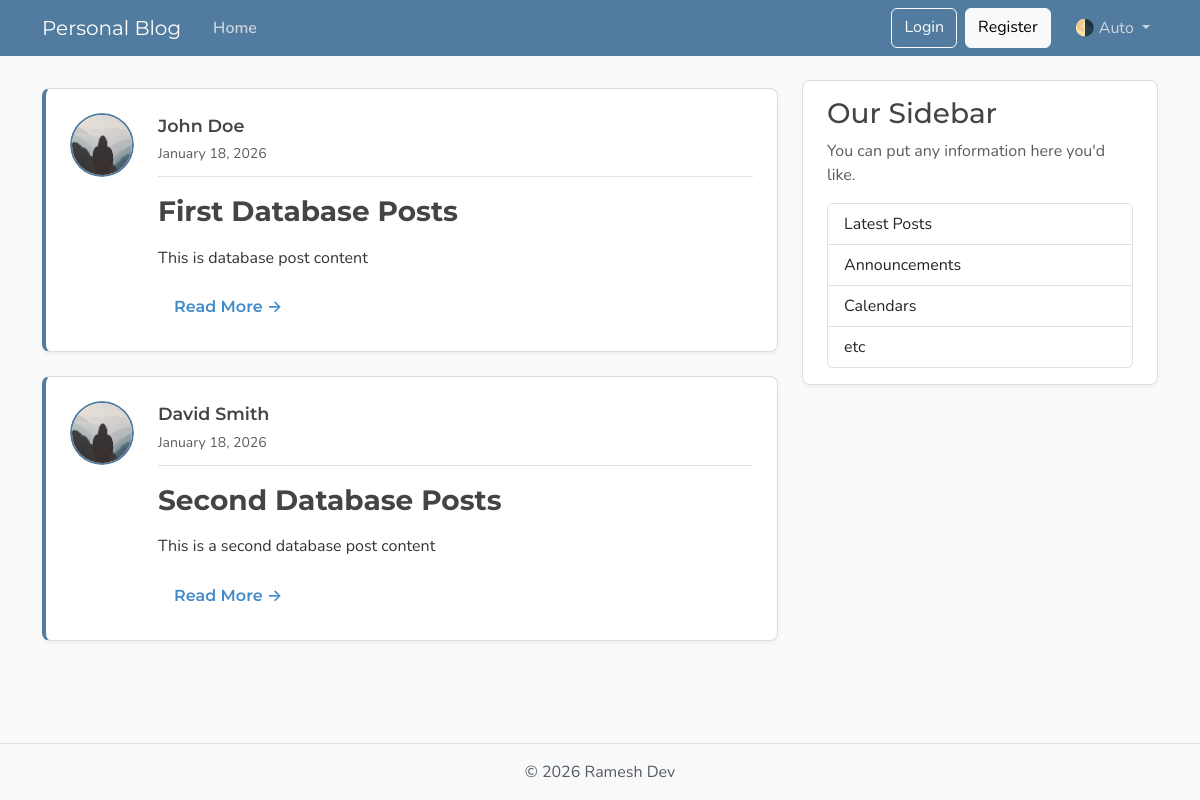
Page /posts on the earlier database version.
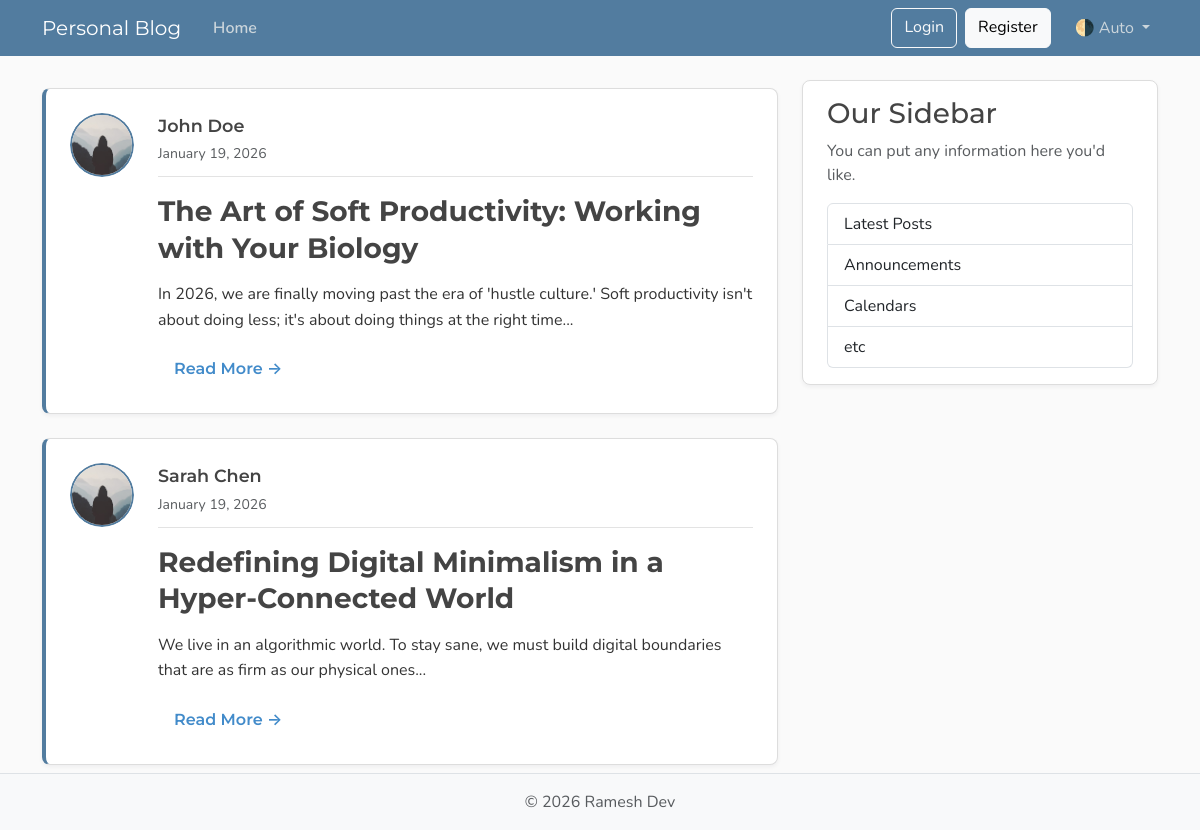
Same page on the later database version.
### models.py (models this page shows, shortened)
class Post(Base):
    __tablename__ = "posts"
    id: Mapped[int] = mapped_column(Integer, primary_key=True, index=True)
    title: Mapped[str] = mapped_column(String(100), nullable=False)
    content: Mapped[str] = mapped_column(Text, nullable=False)
    user_id: Mapped[int] = mapped_column(
        ForeignKey("users.id"),
        nullable=False,
        index=True,
    )
    date_posted: Mapped[datetime] = mapped_column(
        DateTime(timezone=True),
        default=lambda: datetime.now(UTC),
    )
    author: Mapped[User] = relationship(back_populates="posts")

class User(Base):
    __tablename__ = "users"
    id: Mapped[int] = mapped_column(Integer, primary_key=True, index=True)
    username: Mapped[str] = mapped_column(String(50), unique=True, nullable=False)
    email: Mapped[str] = mapped_column(String(120), unique=True, nullable=False)
    image_file: Mapped[str | None] = mapped_column(
        String(200),
        nullable=True,
        default=None,
    )
    posts: Mapped[list[Post]] = relationship(
        back_populates="author",
        cascade="all, delete-orphan",
    )

### main.py (the view)
@app.get("/", include_in_schema=False, name="home")
@app.get("/posts", include_in_schema=False, name="posts")
def home(request: Request, db: Annotated[Session, Depends(get_db)]):
    result = db.execute(select(models.Post))
    posts = result.scalars().all()
    return templates.TemplateResponse(
        request,
        "home.html",
        {"posts": posts, "title": "Home"},
    )

### templates/home.html
{% extends "layout.html" %}
{% block content %}
  <div class="posts-container">
    {% if posts %}
      {% for post in posts %}
        <article class="post-card content-section">
          <div class="d-flex align-items-start gap-3 gap-md-4">
            <div class="author-avatar-wrapper flex-shrink-0">
              <a href="{{ url_for("user_posts", user_id=post.author.id) }}" class="author-link">
                <img class="rounded-circle author-avatar"
                     src="{{ post.author.image_path }}"
                     alt="{{ post.author.username }}'s profile picture"
                     width="64"
                     height="64"
                     loading="lazy">
              </a>
            </div>
            <div class="post-content flex-grow-1">
              <div class="post-meta mb-3">
                <div class="d-flex align-items-center justify-content-between flex-wrap gap-2">
                  <div>
                    <a class="author-name"
                       href="{{ url_for("user_posts", user_id=post.author.id) }}">{{ post.author.username }}</a>
                    <div class="post-date text-body-secondary">{{ post.date_posted.strftime("%B %d, %Y") }}</div>
                  </div>
                </div>
              </div>
              <h2 class="post-title mb-3">
                <a class="article-title"
                   href="{{ url_for("post_page", post_id=post.id) }}">{{ post.title }}</a>
              </h2>
              <p class="article-content text-truncate-excerpt mb-0">{{ post.content }}</p>
              <div class="post-actions mt-3">
                <a class="read-more-link" href="{{ url_for("post_page", post_id=post.id) }}">
                  Read More →
                </a>
              </div>
            </div>
          </div>
        </article>
      {% endfor %}
    {% else %}
      <div class="empty-state text-center py-5">
        <h3 class="text-muted mb-2">No posts yet</h3>
        <p class="text-body-secondary">Check back soon for new content!</p>
      </div>
    {% endif %}
  </div>
{% endblock content %}

### templates/layout.html (shortened to what this page needs)
<!DOCTYPE html>
<html lang="en">
  <head>
    <link href="https://cdn.jsdelivr.net/npm/bootstrap@5.3.8/dist/css/bootstrap.min.css"
          rel="stylesheet"
>
    <link rel="stylesheet"
          type="text/css"
          href="{{ url_for("static", path='css/main.css') }}">
  </head>
  <body class="d-flex flex-column min-vh-100">
    <header class="site-header">
      <nav class="navbar navbar-expand-md bg-steel fixed-top"
           data-bs-theme="dark">
        <div class="container">
          <a class="navbar-brand me-4" href="{{ url_for("home") }}">Personal Blog</a>
          <div class="collapse navbar-collapse" id="navbarToggle">
            <div class="navbar-nav me-auto">
              <a class="nav-link active"
                 aria-current="page"
                 href="{{ url_for("home") }}">Home</a>
            </div>
            <div class="navbar-nav">
              <a class="btn btn-outline-light mb-2 mb-md-0 me-md-2" href="#">Login</a>
              <a class="btn btn-light mb-2 mb-md-0 me-md-3" href="#">Register</a>
              <div class="nav-item dropdown">
                <a class="nav-link dropdown-toggle"
                   href="#"
                   role="button"
                   id="bd-theme"
                   data-bs-toggle="dropdown"
                   aria-expanded="false">
                  <span id="bd-theme-text">🌗 Auto</span>
                </a>
              </div>
            </div>
          </div>
        </div>
      </nav>
    </header>
    <main role="main" class="container">
      <div class="row">
        <div class="col-md-8">
          {% block content %}
          {% endblock content %}
        </div>
        <aside class="col-md-4">
          <div class="content-section py-3 px-4 mb-4">
            <h3>Our Sidebar</h3>
            <p class="text-body-secondary">You can put any information here you'd like.</p>
            <ul class="list-group">
              <li class="list-group-item">Latest Posts</li>
              <li class="list-group-item">Announcements</li>
              <li class="list-group-item">Calendars</li>
              <li class="list-group-item">etc</li>
            </ul>
          </div>
        </aside>
      </div>
    </main>
    <footer class="mt-auto py-3 bg-body-tertiary border-top">
      <div class="container text-center">
        <p class="text-body-secondary mb-0">
          © <span id="year"></span> Ramesh Dev
        </p>
      </div>
    </footer>
  </body>
</html>

### static/css/main.css (style rules this page uses)
:root { --font-heading: "Montserrat", system-ui, -apple-system, BlinkMacSystemFont, sans-serif; --font-body: "Nunito", system-ui, -apple-system, BlinkMacSystemFont, sans-serif; --color-bg-body: #fafafa; --color-bg-content: #ffffff; --color-text-primary: #333333; --color-text-heading: #444444; --color-steel: #527c9f; --color-nav-link: #cbd5db; --color-nav-link-hover: #ffffff; --color-link-hover: #428bca; --color-border: #dddddd; --color-border-light: #e3e3e3; --spacing-xl: 5rem; --article-img-size: 4rem; --account-img-size: 7.813rem; }
body { font-family: var(--font-body); background: var(--color-bg-body); color: var(--color-text-primary); }
main { padding-top: var(--spacing-xl); }
h1, h2, h3, h4, h5, h6 { font-family: var(--font-heading); color: var(--color-text-heading); }
.navbar-brand { font-family: var(--font-heading); }
a { text-decoration: none; }
.bg-steel { background-color: var(--color-steel); }
.site-header .navbar-nav .nav-link { color: var(--color-nav-link); transition: color 0.2s ease-in-out; }
.site-header .navbar-nav .nav-link.active { font-weight: 600; }
.content-section { background: var(--color-bg-content); border: 1px solid var(--color-border); border-radius: 0.5rem; box-shadow: 0 2px 4px rgba(15, 23, 42, 0.05); transition: box-shadow 0.15s ease, transform 0.15s ease, border-color 0.15s ease; padding: 1.5rem; }
.article-title { color: var(--color-text-heading); transition: color 0.2s ease-in-out; }
.article-content { white-space: pre-line; font-size: 1.25rem; }
.posts-container { display: flex; flex-direction: column; gap: 1.5rem; padding: 0.5rem 0; }
.post-card { padding: 1.5rem; overflow: hidden; position: relative; border-left: 4px solid var(--color-steel); }
.author-avatar-wrapper { position: relative; }
.author-avatar-wrapper .author-link { display: inline-block; border-radius: 50%; overflow: hidden; }
.author-avatar { display: block; width: 4rem; height: 4rem; object-fit: cover; border: 2px solid var(--color-steel); transition: all 0.3s ease; }
.post-content { display: flex; flex-direction: column; }
.post-meta { border-bottom: 1px solid var(--color-border-light); padding-bottom: 0.75rem; }
.author-name { font-weight: 600; font-family: var(--font-heading); color: var(--color-text-heading); transition: color 0.2s ease; font-size: 1.1rem; }
.post-date { font-size: 0.875rem; margin-top: 0.25rem; }
.post-title { font-size: 1.75rem; margin: 0; font-weight: 700; line-height: 1.3; }
.post-title .article-title { font-size: inherit; color: var(--color-text-heading); }
.article-title { transition: color 0.2s ease-in-out; }
.article-content { white-space: pre-line; font-size: 1rem; line-height: 1.6; color: var(--color-text-primary); margin-bottom: 1rem; }
.text-truncate-excerpt { display: -webkit-box; -webkit-line-clamp: 3; -webkit-box-orient: vertical; overflow: hidden; text-overflow: ellipsis; }
.post-actions { display: flex; align-items: center; gap: 1rem; }
.read-more-link { display: inline-flex; align-items: center; gap: 0.5rem; color: var(--color-link-hover); font-weight: 600; font-family: var(--font-heading); padding: 0.5rem 1rem; border-radius: 0.375rem; transition: all 0.2s ease; text-decoration: none; }
[data-bs-theme="dark"] { --color-bg-body: #1a1a1a; --color-bg-content: #2d2d2d; --color-text-primary: #e0e0e0; --color-text-heading: #f0f0f0; --color-border: #404040; --color-border-light: #4a4a4a; }

Differences in the rows shown:
removed Post: author.username "David Smith", date_posted "January 18, 2026", title "Second Database Posts", content "This is a second database post content"
changed Post "John Doe": date_posted "January 18, 2026" → "January 19, 2026"; title "First Database Posts" → "The Art of Soft Productivity: Working with Your Biology"; content "This is database post content" → "In 2026, we are finally moving past the era of 'hustle culture.' Soft productivity isn't about doing less; it's about doing things at the right time..."
added Post: author.username "Sarah Chen", date_posted "January 19, 2026", title "Redefining Digital Minimalism in a Hyper-Connected World", content "We live in an algorithmic world. To stay sane, we must build digital boundaries that are as firm as our physical ones..."
